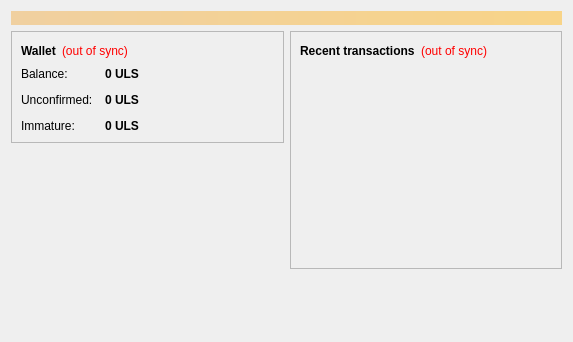
<?xml version="1.0" encoding="UTF-8"?>
<ui version="4.0">
 <class>OverviewPage</class>
 <widget class="QWidget" name="OverviewPage">
  <property name="geometry">
   <rect>
    <x>0</x>
    <y>0</y>
    <width>573</width>
    <height>342</height>
   </rect>
  </property>
  <property name="windowTitle">
   <string>Form</string>
  </property>
  <layout class="QVBoxLayout" name="topLayout">
   <item>
    <widget class="QLabel" name="labelAlerts">
     <property name="visible">
      <bool>false</bool>
     </property>
     <property name="styleSheet">
      <string notr="true">background-color: qlineargradient(x1: 0, y1: 0, x2: 1, y2: 0, stop:0 #F0D0A0, stop:1 #F8D488); color:#000000;</string>
     </property>
     <property name="wordWrap">
      <bool>true</bool>
     </property>
     <property name="margin">
      <number>3</number>
     </property>
    </widget>
   </item>
   <item>
    <layout class="QHBoxLayout" name="horizontalLayout" stretch="1,1">
     <item>
      <layout class="QVBoxLayout" name="verticalLayout_2">
       <item>
        <widget class="QFrame" name="frame">
         <property name="frameShape">
          <enum>QFrame::StyledPanel</enum>
         </property>
         <property name="frameShadow">
          <enum>QFrame::Raised</enum>
         </property>
         <layout class="QVBoxLayout" name="verticalLayout_4">
          <item>
           <layout class="QHBoxLayout" name="horizontalLayout_4">
            <item>
             <widget class="QLabel" name="label_5">
              <property name="font">
               <font>
                <weight>75</weight>
                <bold>true</bold>
               </font>
              </property>
              <property name="text">
               <string>Wallet</string>
              </property>
             </widget>
            </item>
            <item>
             <widget class="QLabel" name="labelWalletStatus">
              <property name="toolTip">
               <string>The displayed information may be out of date. Your wallet automatically synchronizes with the Uselesscoin network after a connection is established, but this process has not completed yet.</string>
              </property>
              <property name="styleSheet">
               <string notr="true">QLabel { color: red; }</string>
              </property>
              <property name="text">
               <string notr="true">(out of sync)</string>
              </property>
              <property name="alignment">
               <set>Qt::AlignLeading|Qt::AlignLeft|Qt::AlignVCenter</set>
              </property>
             </widget>
            </item>
            <item>
             <spacer name="horizontalSpacer_2">
              <property name="orientation">
               <enum>Qt::Horizontal</enum>
              </property>
              <property name="sizeHint" stdset="0">
               <size>
                <width>40</width>
                <height>20</height>
               </size>
              </property>
             </spacer>
            </item>
           </layout>
          </item>
          <item>
           <layout class="QFormLayout" name="formLayout_2">
            <property name="fieldGrowthPolicy">
             <enum>QFormLayout::AllNonFixedFieldsGrow</enum>
            </property>
            <property name="horizontalSpacing">
             <number>12</number>
            </property>
            <property name="verticalSpacing">
             <number>12</number>
            </property>
            <item row="0" column="0">
             <widget class="QLabel" name="label">
              <property name="text">
               <string>Balance:</string>
              </property>
             </widget>
            </item>
            <item row="0" column="1">
             <widget class="QLabel" name="labelBalance">
              <property name="font">
               <font>
                <weight>75</weight>
                <bold>true</bold>
               </font>
              </property>
              <property name="cursor">
               <cursorShape>IBeamCursor</cursorShape>
              </property>
              <property name="toolTip">
               <string>Your current balance</string>
              </property>
              <property name="text">
               <string notr="true">0 ULS</string>
              </property>
              <property name="textInteractionFlags">
               <set>Qt::LinksAccessibleByMouse|Qt::TextSelectableByKeyboard|Qt::TextSelectableByMouse</set>
              </property>
             </widget>
            </item>
            <item row="1" column="0">
             <widget class="QLabel" name="label_3">
              <property name="text">
               <string>Unconfirmed:</string>
              </property>
             </widget>
            </item>
            <item row="1" column="1">
             <widget class="QLabel" name="labelUnconfirmed">
              <property name="font">
               <font>
                <weight>75</weight>
                <bold>true</bold>
               </font>
              </property>
              <property name="cursor">
               <cursorShape>IBeamCursor</cursorShape>
              </property>
              <property name="toolTip">
               <string>Total of transactions that have yet to be confirmed, and do not yet count toward the current balance</string>
              </property>
              <property name="text">
               <string notr="true">0 ULS</string>
              </property>
              <property name="textInteractionFlags">
               <set>Qt::LinksAccessibleByMouse|Qt::TextSelectableByKeyboard|Qt::TextSelectableByMouse</set>
              </property>
             </widget>
            </item>
            <item row="2" column="0">
             <widget class="QLabel" name="labelImmatureText">
              <property name="text">
               <string>Immature:</string>
              </property>
             </widget>
            </item>
            <item row="2" column="1">
             <widget class="QLabel" name="labelImmature">
              <property name="font">
               <font>
                <weight>75</weight>
                <bold>true</bold>
               </font>
              </property>
              <property name="toolTip">
               <string>Mined balance that has not yet matured</string>
              </property>
              <property name="text">
               <string notr="true">0 ULS</string>
              </property>
              <property name="textInteractionFlags">
               <set>Qt::LinksAccessibleByMouse|Qt::TextSelectableByKeyboard|Qt::TextSelectableByMouse</set>
              </property>
             </widget>
            </item>
           </layout>
          </item>
         </layout>
        </widget>
       </item>
       <item>
        <spacer name="verticalSpacer">
         <property name="orientation">
          <enum>Qt::Vertical</enum>
         </property>
         <property name="sizeHint" stdset="0">
          <size>
           <width>20</width>
           <height>40</height>
          </size>
         </property>
        </spacer>
       </item>
      </layout>
     </item>
     <item>
      <layout class="QVBoxLayout" name="verticalLayout_3">
       <item>
        <widget class="QFrame" name="frame_2">
         <property name="frameShape">
          <enum>QFrame::StyledPanel</enum>
         </property>
         <property name="frameShadow">
          <enum>QFrame::Raised</enum>
         </property>
         <layout class="QVBoxLayout" name="verticalLayout">
          <item>
           <layout class="QHBoxLayout" name="horizontalLayout_2">
            <item>
             <widget class="QLabel" name="label_4">
              <property name="text">
               <string>&lt;b&gt;Recent transactions&lt;/b&gt;</string>
              </property>
             </widget>
            </item>
            <item>
             <widget class="QLabel" name="labelTransactionsStatus">
              <property name="toolTip">
               <string>The displayed information may be out of date. Your wallet automatically synchronizes with the Uselesscoin network after a connection is established, but this process has not completed yet.</string>
              </property>
              <property name="styleSheet">
               <string notr="true">QLabel { color: red; }</string>
              </property>
              <property name="text">
               <string notr="true">(out of sync)</string>
              </property>
              <property name="alignment">
               <set>Qt::AlignRight|Qt::AlignTrailing|Qt::AlignVCenter</set>
              </property>
             </widget>
            </item>
            <item>
             <spacer name="horizontalSpacer">
              <property name="orientation">
               <enum>Qt::Horizontal</enum>
              </property>
              <property name="sizeHint" stdset="0">
               <size>
                <width>40</width>
                <height>20</height>
               </size>
              </property>
             </spacer>
            </item>
           </layout>
          </item>
          <item>
           <widget class="QListView" name="listTransactions">
            <property name="styleSheet">
             <string notr="true">QListView { background: transparent; }</string>
            </property>
            <property name="frameShape">
             <enum>QFrame::NoFrame</enum>
            </property>
            <property name="verticalScrollBarPolicy">
             <enum>Qt::ScrollBarAlwaysOff</enum>
            </property>
            <property name="horizontalScrollBarPolicy">
             <enum>Qt::ScrollBarAlwaysOff</enum>
            </property>
            <property name="selectionMode">
             <enum>QAbstractItemView::NoSelection</enum>
            </property>
           </widget>
          </item>
         </layout>
        </widget>
       </item>
       <item>
        <spacer name="verticalSpacer_2">
         <property name="orientation">
          <enum>Qt::Vertical</enum>
         </property>
         <property name="sizeHint" stdset="0">
          <size>
           <width>20</width>
           <height>40</height>
          </size>
         </property>
        </spacer>
       </item>
      </layout>
     </item>
    </layout>
   </item>
  </layout>
 </widget>
 <resources/>
 <connections/>
</ui>
